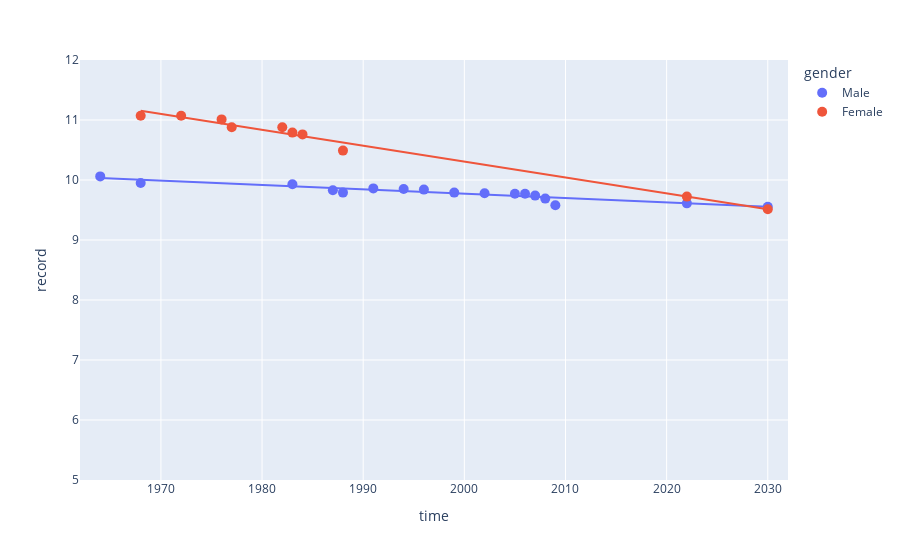

Notebook source saved alongside this figure:
### Code cell
fig = px.scatter(data, x="time", y="record", color="gender",trendline="ols")
fig.update_traces(marker_size=10)
fig.update_xaxes(range=[min(data['time'])-2,max((2030+2),max(data['time'])+2)])
fig.update_yaxes(range=[5,12])
fig.show()

### Figure 1 — Plotly figure (JSON) as saved in the notebook; plotly's stock layout.template omitted (floating-point values rounded to 4 significant figures)
{"data": [{"hovertemplate": "gender=Male<br>time=%{x}<br>record=%{y}<extra></extra>", "legendgroup": "Male", "marker": {"color": "#636efa", "size": 10, "symbol": "circle"}, "mode": "markers", "name": "Male", "orientation": "v", "showlegend": true, "type": "scatter", "x": [1964, 1968, 1983, 1987, 1988, 1991, 1994, 1996, 1999, 2002, 2005, 2006, 2007, 2008, 2009, 2022, 2030], "xaxis": "x", "y": [10.06, 9.95, 9.93, 9.83, 9.79, 9.86, 9.85, 9.84, 9.79, 9.78, 9.77, 9.77, 9.74, 9.69, 9.58, 9.611, 9.553], "yaxis": "y"}, {"hovertemplate": "<b>OLS trendline</b><br>record = -0.00725022 * time + 24.2708<br>R<sup>2</sup>=0.874736<br><br>gender=Male<br>time=%{x}<br>record=%{y} <b>(trend)</b><extra></extra>", "legendgroup": "Male", "marker": {"color": "#636efa", "size": 10, "symbol": "circle"}, "mode": "lines", "name": "Male", "showlegend": false, "type": "scatter", "x": [1964, 1968, 1983, 1987, 1988, 1991, 1994, 1996, 1999, 2002, 2005, 2006, 2007, 2008, 2009, 2022, 2030], "xaxis": "x", "y": [10.03, 10.0, 9.894, 9.865, 9.857, 9.836, 9.814, 9.799, 9.778, 9.756, 9.734, 9.727, 9.72, 9.712, 9.705, 9.611, 9.553], "yaxis": "y"}, {"hovertemplate": "gender=Female<br>time=%{x}<br>record=%{y}<extra></extra>", "legendgroup": "Female", "marker": {"color": "#EF553B", "size": 10, "symbol": "circle"}, "mode": "markers", "name": "Female", "orientation": "v", "showlegend": true, "type": "scatter", "x": [1968, 1972, 1976, 1977, 1982, 1983, 1984, 1988, 2022, 2030], "xaxis": "x", "y": [11.07, 11.07, 11.01, 10.88, 10.88, 10.79, 10.76, 10.49, 9.723, 9.511], "yaxis": "y"}, {"hovertemplate": "<b>OLS trendline</b><br>record = -0.0264833 * time + 63.2725<br>R<sup>2</sup>=0.984658<br><br>gender=Female<br>time=%{x}<br>record=%{y} <b>(trend)</b><extra></extra>", "legendgroup": "Female", "marker": {"color": "#EF553B", "size": 10, "symbol": "circle"}, "mode": "lines", "name": "Female", "showlegend": false, "type": "scatter", "x": [1968, 1972, 1976, 1977, 1982, 1983, 1984, 1988, 2022, 2030], "xaxis": "x", "y": [11.15, 11.05, 10.94, 10.92, 10.78, 10.76, 10.73, 10.62, 9.723, 9.511], "yaxis": "y"}], "layout": {"legend": {"title": {"text": "gender"}, "tracegroupgap": 0}, "margin": {"t": 60}, "xaxis": {"anchor": "y", "domain": [0, 1], "range": [1962, 2032], "title": {"text": "time"}}, "yaxis": {"anchor": "x", "domain": [0, 1], "range": [5, 12], "title": {"text": "record"}}}}
